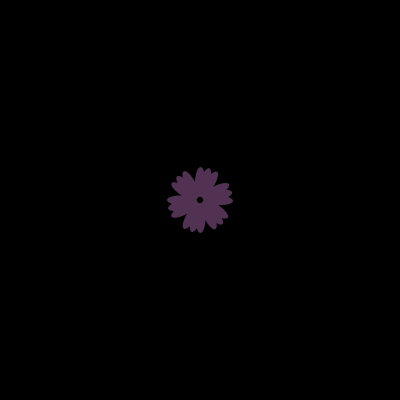
Frame 1 (no input)
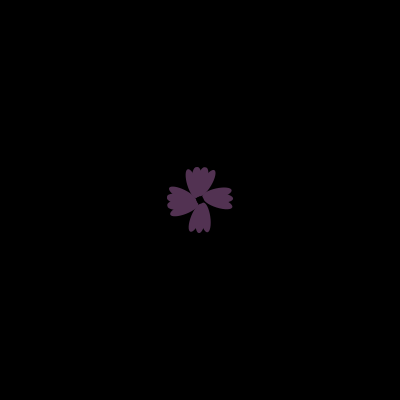
Frame 60 (the mouse pressed at the canvas centre just before this capture)
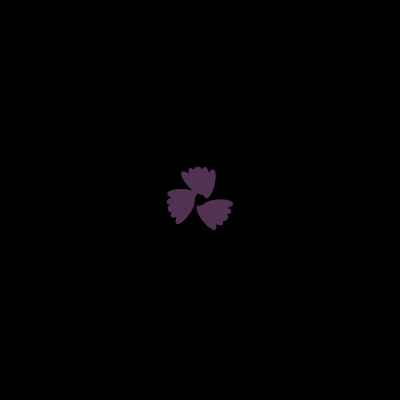
Frame 120 (the mouse held since frame 60 and released just before this capture)

The Processing sketch that drew these frames (run headless with seeded random() and noise(); from frame 60 on, the mouse is pressed at the canvas centre):

// Processing sketch: loading_icon
// ── loading_icon.pde
void setup() {
  size(400,400);
}

int w = 10, y = 30;

void draw() {
  background(0);
  noStroke();
  fill(#523252);

  loading();
}

void loading() {
  translate(width/2,height/2);
  rotate(frameCount/100.);

  for(int i = 0; i < 6; i++) {
    rotate(frameCount / 100.0);
    ellipse(sin(frameCount / 20.0) * 20, 18, w, y);
    
    push();
    rotate(radians(30 / 2));
    ellipse(sin(frameCount / 20.0) * 20, 18, w, y);
    rotate(radians(30 / 2));
    ellipse(sin(frameCount / 20.0) * 20, 18, w, y);
    pop();
    
    rotate(radians(360/6));
  }
}
